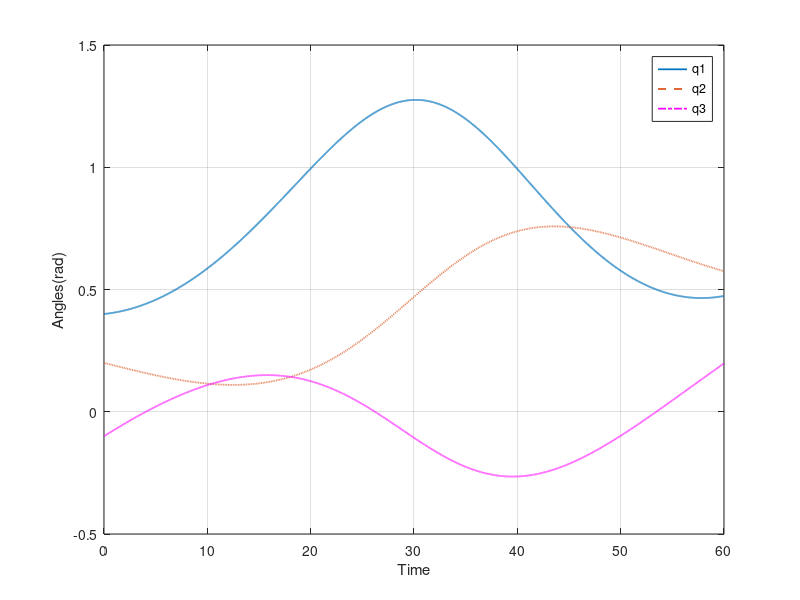

Source code (MATLAB):
clc
clear all

tf = 60;
s = 0.01;
t = 0:s:tf;
N = length(t);

q0 = [0.4, 0.2, -0.1]';
I = eye(3);

B = @(q) 0.5 * (I + [0, -q(3), q(2);
                q(3), 0, -q(1);
                -q(2), q(1), 0] + q * q');
w = @(t) deg2rad(3*[sin(0.1*t), 0.01, cos(0.1*t)])';

qp = zeros(N, 3);

qp(1,1) = q0(1);
qp(1,2) = q0(2);
qp(1,3) = q0(3);


for k = 1:N-1
    
    qk = q0 + s * B(q0) * w(t(k));
    q0 = qk;
    qp(k+1,:) = q0;
 
end

R = sqrt(qp(4201,1)^2 + qp(4201,2)^2 + qp(4201,3)^2)


figure

plot(t,qp(:,1),'-','LineWidth',1.25);
hold on
plot(t,qp(:,2),'--','LineWidth',1.25);
plot(t,qp(:,3),'-.m','LineWidth',1.25);
hold off
legend('q1','q2', 'q3');
xlabel('Time')
ylabel('Angles(rad)')
grid;